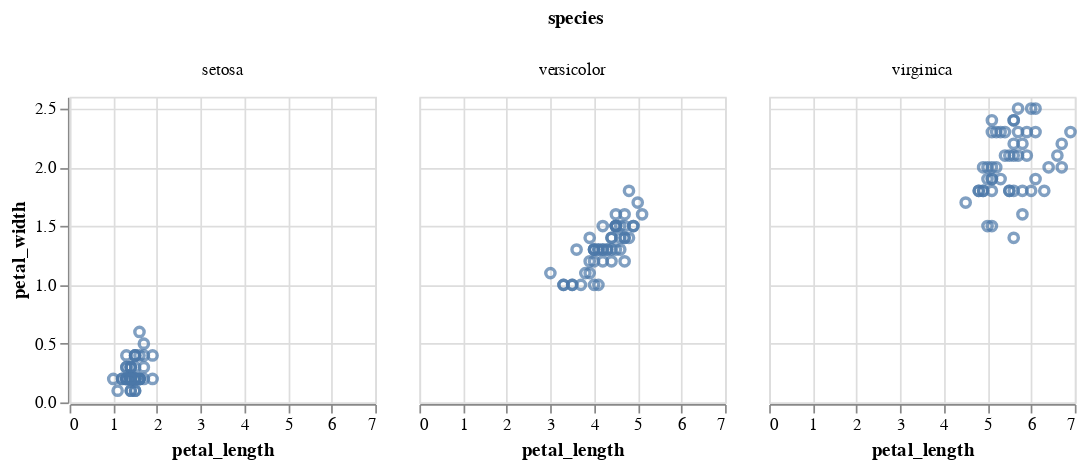

Here is the notebook cell this chart was saved with:
### Code cell
alt.Chart(df, title='Altair').mark_circle().encode(
    alt.X('petal_length'),
    alt.Y('petal_width'),
    color='species'
)

alt.Chart(df).mark_point().encode(
    x='petal_length',
    y='petal_width'
).properties(
    width=180,
    height=180
).facet(
    column='species'
)

### Figure 1 — Vega-Lite specification as saved in the notebook (floating-point values rounded to 4 significant figures; data arrays with more than 128 entries replaced by an {"elided": "..."} marker saying what was removed)
{"$schema": "https://vega.github.io/schema/vega-lite/v3.4.0.json", "config": {"mark": {"tooltip": null}, "view": {"height": 300, "width": 400}}, "data": {"name": "data-a4bd480ea976f54878a155ce12ba18ce"}, "datasets": {"data-a4bd480ea976f54878a155ce12ba18ce": {"elided": "150 records"}}, "facet": {"column": {"field": "species", "type": "nominal"}}, "spec": {"encoding": {"x": {"field": "petal_length", "type": "quantitative"}, "y": {"field": "petal_width", "type": "quantitative"}}, "height": 180, "mark": "point", "width": 180}}
